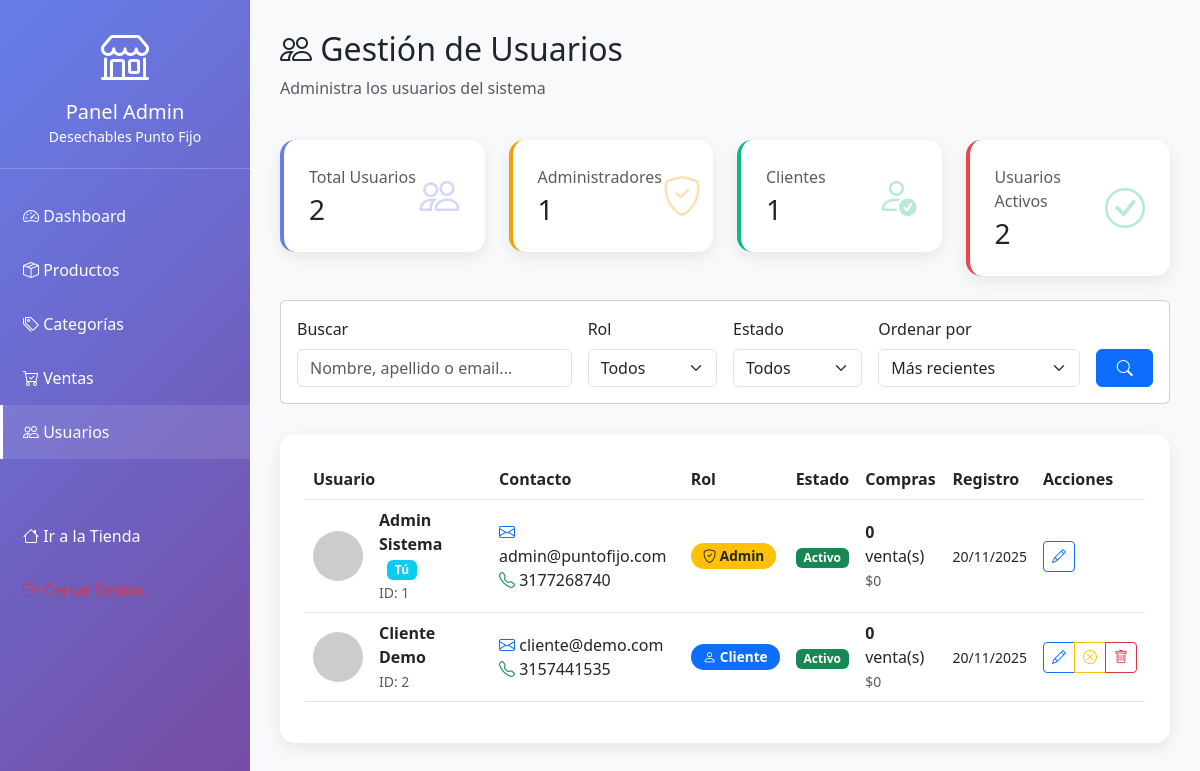
Page /admin_usuarios.php (signed in) on the committed database.
### tables this page shows
CREATE TABLE usuarios (
    id INT PRIMARY KEY AUTO_INCREMENT,
    nombre VARCHAR(100) NOT NULL,
    apellido VARCHAR(100) NOT NULL,
    email VARCHAR(150) UNIQUE NOT NULL,
    password VARCHAR(255) NOT NULL,
    telefono VARCHAR(20),
    direccion TEXT,
    rol ENUM('cliente', 'admin') DEFAULT 'cliente',
    estado ENUM('activo', 'inactivo') DEFAULT 'activo',
    fecha_registro TIMESTAMP DEFAULT CURRENT_TIMESTAMP,
    ultima_sesion TIMESTAMP NULL,
    INDEX idx_email (email),
    INDEX idx_rol (rol)
);

### admin_usuarios.php (the view, shortened to what this page needs)
<?php
$db = getDB();
$busqueda = $_GET['buscar'] ?? '';
$orden = $_GET['orden'] ?? 'fecha_registro DESC';
$sql = "SELECT u.*,
        (SELECT COUNT(*) FROM ventas WHERE usuario_id = u.id) as total_ventas,
        (SELECT COALESCE(SUM(total), 0) FROM ventas WHERE usuario_id = u.id AND estado = 'completada') as total_gastado
        FROM usuarios u WHERE 1=1";
$sql .= " ORDER BY " . $db->real_escape_string($orden);
$result = $db->query($sql);
$usuarios = $result->fetch_all(MYSQLI_ASSOC);
$total_usuarios = count($usuarios);
$total_admins = count(array_filter($usuarios, function($u) { return $u['rol'] === 'admin'; }));
$total_clientes = count(array_filter($usuarios, function($u) { return $u['rol'] === 'cliente'; }));
$usuarios_activos = count(array_filter($usuarios, function($u) { return $u['estado'] === 'activo'; }));
?>
<!DOCTYPE html>
<html lang="es">
<head>
    <link href="https://cdn.jsdelivr.net/npm/bootstrap@5.3.0/dist/css/bootstrap.min.css" rel="stylesheet">
    <link rel="stylesheet" href="https://cdn.jsdelivr.net/npm/bootstrap-icons@1.11.0/font/bootstrap-icons.css">
</head>
<body>
    <div class="sidebar">
        <div class="sidebar-header">
            <i class="bi bi-shop" style="font-size: 3rem;"></i>
            <h5 class="mt-2 mb-0">Panel Admin</h5>
            <small>Desechables Punto Fijo</small>
        </div>
        <ul class="sidebar-menu">
            <li><a href="admin.php"><i class="bi bi-speedometer2"></i> Dashboard</a></li>
            <li><a href="admin_productos.php"><i class="bi bi-box-seam"></i> Productos</a></li>
            <li><a href="admin_categorias.php"><i class="bi bi-tags"></i> Categorías</a></li>
            <li><a href="admin_ventas.php"><i class="bi bi-cart-check"></i> Ventas</a></li>
            <li><a href="admin_usuarios.php" class="active"><i class="bi bi-people"></i> Usuarios</a></li>
            <li style="margin-top: 50px;"><a href="index.php"><i class="bi bi-house"></i> Ir a la Tienda</a></li>
            <li><a href="logout.php" class="text-danger"><i class="bi bi-box-arrow-right"></i> Cerrar Sesión</a></li>
        </ul>
    </div>
    <div class="main-content">
        <div class="d-flex justify-content-between align-items-center mb-4">
            <div>
                <h2><i class="bi bi-people"></i> Gestión de Usuarios</h2>
                <p class="text-muted">Administra los usuarios del sistema</p>
            </div>
        </div>
        <div class="row g-4 mb-4">
            <div class="col-md-3">
                <div class="stat-card primary">
                    <div class="d-flex justify-content-between align-items-center">
                        <div>
                            <p class="text-muted mb-1">Total Usuarios</p>
                            <h3 class="mb-0"><?php echo $total_usuarios; ?></h3>
                        </div>
                        <i class="bi bi-people" style="font-size: 2.5rem; color: #667eea; opacity: 0.3;"></i>
                    </div>
                </div>
            </div>
            <div class="col-md-3">
                <div class="stat-card warning">
                    <div class="d-flex justify-content-between align-items-center">
                        <div>
                            <p class="text-muted mb-1">Administradores</p>
                            <h3 class="mb-0"><?php echo $total_admins; ?></h3>
                        </div>
                        <i class="bi bi-shield-check" style="font-size: 2.5rem; color: #f59e0b; opacity: 0.3;"></i>
                    </div>
                </div>
            </div>
            <div class="col-md-3">
                <div class="stat-card success">
                    <div class="d-flex justify-content-between align-items-center">
                        <div>
                            <p class="text-muted mb-1">Clientes</p>
                            <h3 class="mb-0"><?php echo $total_clientes; ?></h3>
                        </div>
                        <i class="bi bi-person-check" style="font-size: 2.5rem; color: #10b981; opacity: 0.3;"></i>
                    </div>
                </div>
            </div>
            <div class="col-md-3">
                <div class="stat-card danger">
                    <div class="d-flex justify-content-between align-items-center">
                        <div>
                            <p class="text-muted mb-1">Usuarios Activos</p>
                            <h3 class="mb-0"><?php echo $usuarios_activos; ?></h3>
                        </div>
                        <i class="bi bi-check-circle" style="font-size: 2.5rem; color: #10b981; opacity: 0.3;"></i>
                    </div>
                </div>
            </div>
        </div>
        <div class="card mb-4">
            <div class="card-body">
                <form method="GET" class="row g-3">
                    <div class="col-md-4">
                        <label class="form-label">Buscar</label>
                        <input type="text" name="buscar" class="form-control"
                               placeholder="Nombre, apellido o email..."
                               value="<?php echo htmlspecialchars($busqueda); ?>">
                    </div>
                    <div class="col-md-2">
                        <label class="form-label">Rol</label>
                        <select name="rol" class="form-select">
                            <option value="">Todos</option>
                        </select>
                    </div>
                    <div class="col-md-2">
                        <label class="form-label">Estado</label>
                        <select name="estado" class="form-select">
                            <option value="">Todos</option>
                        </select>
                    </div>
                    <div class="col-md-3">
                        <label class="form-label">Ordenar por</label>
                        <select name="orden" class="form-select">
                            <option value="fecha_registro DESC">Más recientes</option>
                        </select>
                    </div>
                    <div class="col-md-1">
                        <label class="form-label">&nbsp;</label>
                        <button type="submit" class="btn btn-primary w-100">
                            <i class="bi bi-search"></i>
                        </button>
                    </div>
                </form>
            </div>
        </div>
        <div class="table-card">
            <div class="table-responsive">
                <table class="table table-hover align-middle">
                    <thead>
                        <tr>
                            <th>Usuario</th>
                            <th>Contacto</th>
                            <th>Rol</th>
                            <th>Estado</th>
                            <th>Compras</th>
                            <th>Registro</th>
                            <th>Acciones</th>
                        </tr>
                    </thead>
                    <tbody>
                        <?php foreach ($usuarios as $usuario): ?>
                        <tr class="<?php echo $usuario['id'] == $_SESSION['usuario_id'] ? 'usuario-actual' : ''; ?>">
                            <td>
                                <div class="d-flex align-items-center">
                                    <img src="https://ui-avatars.com/api/?name=<?php echo urlencode($usuario['nombre'] . ' ' . $usuario['apellido']); ?>&size=50&background=667eea&color=fff"
                                         class="user-avatar me-3" alt="Avatar">
                                    <div>
                                        <strong><?php echo htmlspecialchars($usuario['nombre'] . ' ' . $usuario['apellido']); ?></strong>
                                        <?php if ($usuario['id'] == $_SESSION['usuario_id']): ?>
                                            <span class="badge bg-info ms-2">Tú</span>
                                        <?php endif; ?>
                                        <br>
                                        <small class="text-muted">ID: <?php echo $usuario['id']; ?></small>
                                    </div>
                                </div>
                            </td>
                            <td>
                                <i class="bi bi-envelope text-primary"></i> <?php echo htmlspecialchars($usuario['email']); ?><br>
                                <i class="bi bi-telephone text-success"></i> <?php echo htmlspecialchars($usuario['telefono'] ?: 'N/A'); ?>
                            </td>
                            <td>
                                <span class="badge badge-rol <?php echo $usuario['rol'] === 'admin' ? 'bg-warning text-dark' : 'bg-primary'; ?>">
                                    <i class="bi bi-<?php echo $usuario['rol'] === 'admin' ? 'shield-check' : 'person'; ?>"></i>
                                    <?php echo ucfirst($usuario['rol']); ?>
                                </span>
                            </td>
                            <td>
                                <span class="badge bg-<?php echo $usuario['estado'] === 'activo' ? 'success' : 'danger'; ?>">
                                    <?php echo ucfirst($usuario['estado']); ?>
                                </span>
                            </td>
                            <td>
                                <strong><?php echo $usuario['total_ventas']; ?></strong> venta(s)<br>
                                <small class="text-muted">$<?php echo number_format($usuario['total_gastado'], 0); ?></small>
                            </td>
                            <td>
                                <small><?php echo date('d/m/Y', strtotime($usuario['fecha_registro'])); ?></small><br>
                            </td>
                            <td>
                                <div class="btn-group" role="group">
                                    <button class="btn btn-sm btn-outline-primary"
                                            onclick="editarUsuario(<?php echo htmlspecialchars(json_encode($usuario)); ?>)"
                                            title="Editar">
                                        <i class="bi bi-pencil"></i>
                                    </button>
                                    <?php if ($usuario['id'] != $_SESSION['usuario_id']): ?>
                                    <button class="btn btn-sm btn-outline-<?php echo $usuario['estado'] === 'activo' ? 'warning' : 'success'; ?>"
                                            onclick="cambiarEstado(<?php echo $usuario['id']; ?>, '<?php echo $usuario['estado'] === 'activo' ? 'inactivo' : 'activo'; ?>')"
                                            title="<?php echo $usuario['estado'] === 'activo' ? 'Desactivar' : 'Activar'; ?>">
                                        <i class="bi bi-<?php echo $usuario['estado'] === 'activo' ? 'x-circle' : 'check-circle'; ?>"></i>
                                    </button>
                                    <?php if ($usuario['total_ventas'] == 0): ?>
                                    <button class="btn btn-sm btn-outline-danger"
                                            onclick="eliminarUsuario(<?php echo $usuario['id']; ?>, '<?php echo htmlspecialchars($usuario['nombre'] . ' ' . $usuario['apellido']); ?>')"
                                            title="Eliminar">
                                        <i class="bi bi-trash"></i>
                                    </button>
                                    <?php endif; ?>
                                    <?php endif; ?>
                                </div>
                            </td>
                        </tr>
                        <?php endforeach; ?>
                    </tbody>
                </table>
            </div>
        </div>
    </div>
</body>
</html>

### admin_usuarios.php (style rules this page uses)
:root { --sidebar-width: 250px; }
body { background: #f8f9fa; }
.sidebar { position: fixed; top: 0; left: 0; height: 100vh; width: var(--sidebar-width); background: linear-gradient(135deg, #667eea 0%, #764ba2 100%); color: white; overflow-y: auto; z-index: 1000; }
.sidebar-header { padding: 20px; text-align: center; border-bottom: 1px solid rgba(255,255,255,0.2); }
.sidebar-menu { list-style: none; padding: 0; margin: 20px 0; }
.sidebar-menu a { display: block; padding: 15px 20px; color: white; text-decoration: none; transition: all 0.3s; border-left: 3px solid transparent; }
.sidebar-menu a:hover, .sidebar-menu a.active { background: rgba(255,255,255,0.1); border-left-color: white; }
.main-content { margin-left: var(--sidebar-width); padding: 30px; min-height: 100vh; }
.stat-card { background: white; border-radius: 15px; padding: 25px; box-shadow: 0 5px 15px rgba(0,0,0,0.08); transition: transform 0.3s; border-left: 4px solid; }
.stat-card.primary { border-left-color: #667eea; }
.stat-card.success { border-left-color: #10b981; }
.stat-card.warning { border-left-color: #f59e0b; }
.stat-card.danger { border-left-color: #ef4444; }
.user-avatar { width: 50px; height: 50px; border-radius: 50%; object-fit: cover; }
.table-card { background: white; border-radius: 15px; padding: 25px; box-shadow: 0 5px 15px rgba(0,0,0,0.08); margin-top: 30px; }
.badge-rol { padding: 6px 12px; border-radius: 20px; font-size: 0.85rem; }
.usuario-actual { background: linear-gradient(135deg, #667eea11 0%, #764ba211 100%); }

### rows in the picture
usuarios: nombre+apellido "Admin Sistema", shows "Tú", id "1", email "admin@puntofijo.com", telefono "3177268740", rol "Admin", estado "Activo", total_ventas "0", total_gastado "0", fecha_registro "20/11/2025"
usuarios: nombre+apellido "Cliente Demo", id "2", email "cliente@demo.com", telefono "3157441535", rol "Cliente", estado "Activo", total_ventas "0", total_gastado "0", fecha_registro "20/11/2025"

### other values in the picture
$total_usuarios "2"
$total_admins "1"
$total_clientes "1"
$usuarios_activos "2"
